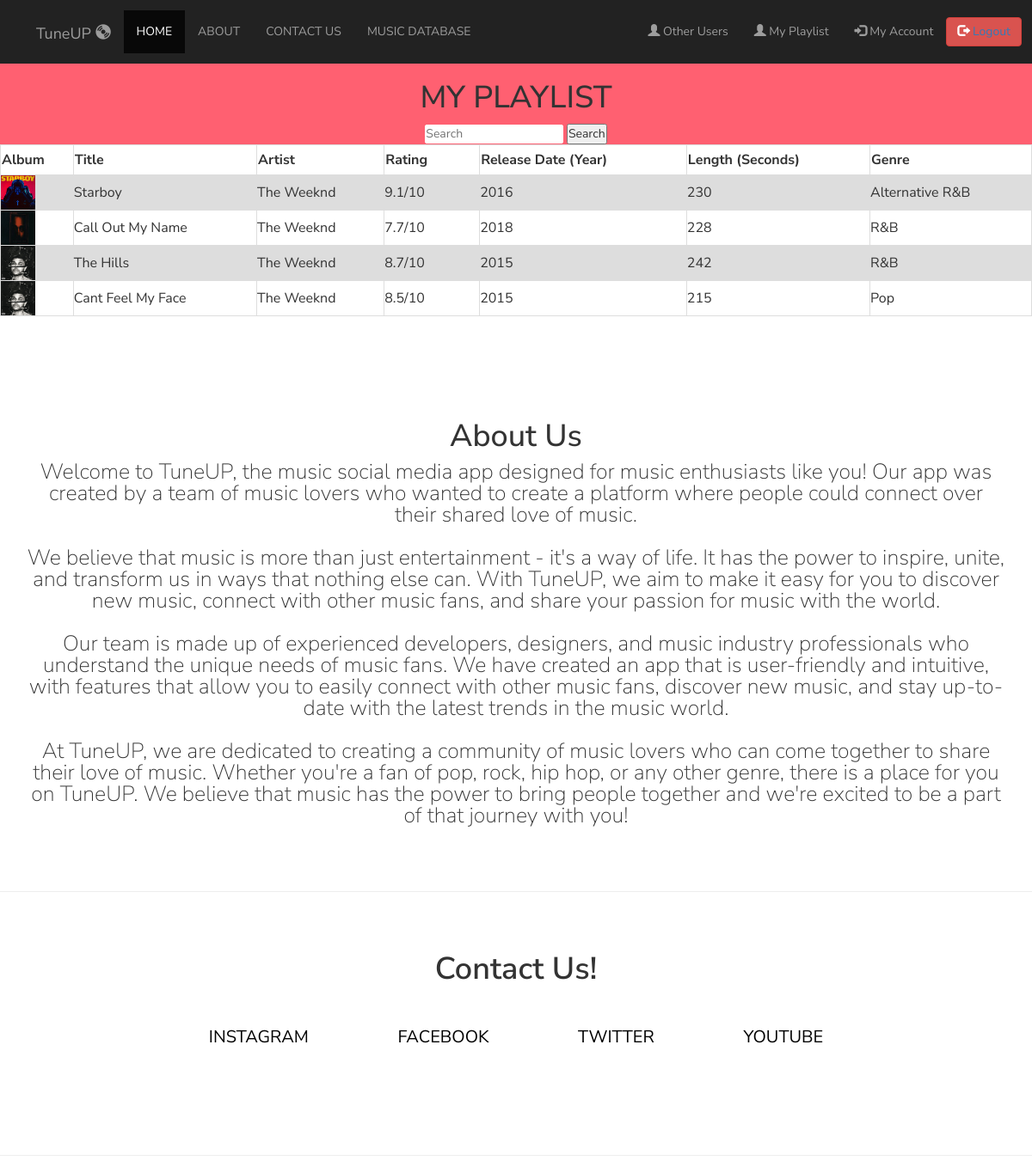
/Project/MyPlaylist.php (signed in), run on the app's committed database.
### tables this page shows
CREATE TABLE `songs` (
  `songID` varchar(5) NOT NULL,
  `songName` varchar(50) NOT NULL,
  `genre` varchar(50) NOT NULL,
  `artist` varchar(50) NOT NULL,
  `songLength` int(4) NOT NULL,
  `ratings` varchar(10) NOT NULL,
  `releaseYear` int(4) NOT NULL,
  `album` varchar(255) NOT NULL,
  `audio` varchar(255) NOT NULL
);

### Project/MyPlaylist.php (the view, shortened to what this page needs)
<?php
include "db_connection.php";
if (isset($_SESSION['UniqueID']) && isset($_SESSION['Username']) && isset($_SESSION['Address']) && isset($_SESSION['UniqueID'])) {
 ?>
<!DOCTYPE html>
<html lang="en">
  <head>
    <link rel="stylesheet" href="musicpage1.css" />
    <link rel="stylesheet" href="https://maxcdn.bootstrapcdn.com/bootstrap/3.4.1/css/bootstrap.min.css">
  </head>
  <body>
    <section class="header" id="header">
      <nav class="navbar-static-top navbar-inverse">
        <div class="container-fluid">
          <div class="navbar-header">
            <a class="navbar-brand" href="home.php">TuneUP <span class="glyphicon glyphicon-cd"></span></a>
          </div>
          <ul class="nav navbar-nav">
            <li class="active"><a href="home.php">HOME</a></li>
            <li><a href="#about">ABOUT</a></li>
            <li><a href="#socials">CONTACT US</a></li>
            <li><a href="MusicPage.php">MUSIC DATABASE</a></li>
          </ul>
          <ul class="nav navbar-nav navbar-right">
          <li><a href="UserPlaylist.php"><span class="glyphicon glyphicon-user"></span> Other Users</a></li>
          <li><a href="MyPlaylist.php"><span class="glyphicon glyphicon-user"></span> My Playlist</a></li>
            <li><a href="MyAccount.php"><span class="glyphicon glyphicon-log-in"></span> My Account</a></li>
            <button class="btn btn-danger navbar-btn"><span class="glyphicon glyphicon-log-out"></span><a href="index.php"> Logout</a></button>
          </ul>
        </div>
      </nav>
    </section>
    <div class="container-fluid" id = "welcome">
    <h1>MY PLAYLIST</h1>
        <form method="POST">
        <input type="text" name="Search" placeholder="Search">
        <button type="submit" name="submit-search">Search</button>
</form>
    </div>
      <body>
           <table>
           <tr>
           <form method="post">
           <th><input type="submit" type="submit" name="Artist" class="button" value="Album" /></th>
    <th><input type="submit" type="submit" name="title" class="button" value="Title    " /></th>
    <th><input type="submit" type="submit" name="Artist" class="button" value="Artist    " /></th>
    <th><input type="submit" type="submit" name="Rating" class="button" value="Rating    " /></th>
    <th><input type="submit" type="submit" name="Release" class="button" value="Release Date (Year)" /></th>
    <th><input type="submit" type="submit" name="Length" class="button" value="Length (Seconds)" /></th>
    <th><input type="submit" type="submit" name="Genre" class="button" value="Genre      " /></th>
  </tr>
  <?php
                $id = $_SESSION['UniqueID'];
                if ($_POST['title'] != null){
                  $sql = "SELECT * FROM songs JOIN playlist ON songs.songID=playlist.songID AND playlist.userID = '$id' ORDER BY songName";
                } else if ($_POST['Artist'] != null) {
                  $sql = "SELECT * FROM songs JOIN playlist ON songs.songID=playlist.songID AND playlist.userID = '$id' ORDER BY artist";
                } else if ($_POST['Rating'] != null) {
                  $sql = "SELECT * FROM songs JOIN playlist ON songs.songID=playlist.songID AND playlist.userID = '$id' ORDER BY ratings DESC";
                } else if ($_POST['Release'] != null) {
                  $sql = "SELECT * FROM songs JOIN playlist ON songs.songID=playlist.songID AND playlist.userID = '$id' ORDER BY releaseYear";
                } else if ($_POST['Length'] != null) {
                  $sql = "SELECT * FROM songs JOIN playlist ON songs.songID=playlist.songID AND playlist.userID = '$id' ORDER BY songLength";
                } else if ($_POST['Genre'] != null) {
                  $sql = "SELECT * FROM songs JOIN playlist ON songs.songID=playlist.songID AND playlist.userID = '$id' ORDER BY genre";
                } else {
                  $sql = "SELECT * FROM songs JOIN playlist ON songs.songID=playlist.songID AND playlist.userID = '$id'";
                }
                  $result = mysqli_query($conn, $sql);
                  $resultCheck = mysqli_num_rows($result);
                if ($resultCheck) {
                    while ($row = mysqli_fetch_assoc($result)) {
                      ?>
  <tr>
  <td> <?php echo '<img src="./image/'.$row['album'].'" width=40 height=40>'?></td>
    <td><?php echo $row['songName'] . " "; ?></td>
    <td><?php echo $row['artist'] . " "; ?></td>
    <td><?php echo $row['ratings'] . " "; ?></td>
    <td><?php echo $row['releaseYear'] . " "; ?></td>
    <td><?php echo $row['songLength'] . " "; ?></td>
    <td><?php echo $row['genre'] . " "; }
    }?></td>
  </tr>
</table>
    </body>
    <section class="about" id="about">
      <h1>About Us</h1>
      <p>Welcome to TuneUP, the music social media app designed for music enthusiasts like you! Our app was created by a team of music lovers who wanted to create a platform where people could connect over their shared love of music.<br><br>
        We believe that music is more than just entertainment - it's a way of life. It has the power to inspire, unite, and transform us in ways that nothing else can. With TuneUP, we aim to make it easy for you to discover new music, connect with other music fans, and share your passion for music with the world.<br><br>
        Our team is made up of experienced developers, designers, and music industry professionals who understand the unique needs of music fans. We have created an app that is user-friendly and intuitive, with features that allow you to easily connect with other music fans, discover new music, and stay up-to-date with the latest trends in the music world.<br><br>
        At TuneUP, we are dedicated to creating a community of music lovers who can come together to share their love of music. Whether you're a fan of pop, rock, hip hop, or any other genre, there is a place for you on TuneUP. We believe that music has the power to bring people together and we're excited to be a part of that journey with you!
      </p>
    </section>
    <hr />
    <section class="socials" id="socials">
      <h1>Contact Us!</h1>
      <div class="social-links">
        <ul>
          <li><a href= "https://www.youtube.com/watch?v=9cPxh2DikIA">INSTAGRAM</a></li>
          <li>
            <a href= "https://www.youtube.com/watch?v=9PWjqgM_CU8">FACEBOOK</a>
          </li>
          <li><a href = "https://www.youtube.com/watch?v=XPDJKacOwjI">TWITTER</a></li>
          <li>
            <a href="https://www.youtube.com/watch?v=ZXtT3yZPAVc">YOUTUBE</a>
          </li>
        </ul>
      </div>
    </section>
    <hr />
  </body>
</html>
<?php
}else{
     header("Location: index.php");
     exit();
}
 ?>

### Project/musicpage1.css (style rules this page uses)
table { font-family: arial, sans-serif; border-collapse: collapse; width: 100%; font-size: 16px; line-height: 2; }
td, th { border: 1px solid #dddddd; text-align: left; padding: 8px; font-size: 16px; line-height: 2; }
tr:nth-child(even) { background-color: #dddddd; }
body { background-color: #ff6071; }
* { margin: 0; padding: 0; font-family: "Nunito Sans", sans-serif; scroll-behavior: smooth; }
div { text-align: center; }
nav { display: flex; padding: 1%; justify-content: space-between; align-items: center; }
h1 { text-align: center; }
.about { width: 95%; margin: auto; margin-bottom: 75px; text-align: center; padding-top: 100px; }
#welcome { background-color:#ff6071; }
h1 { font-size: 40px; font-weight: 600; }
p { font-size: 25px; font-weight: 200; line-height: 25px; }
.socials { width: 100%; text-align: center; padding: 30px 0; }
.socials h1 { margin-bottom: 25px; margin-top: 20px; font-weight: 600; }
.social-links { flex: 1; text-align: center; }
.social-links ul li { list-style: none; display: inline-block; padding: 20px 50px; padding-bottom: 60px; position: relative; }
.social-links ul li a { color: black; text-decoration: none; font-size: 20px; }
.social-links ul li::after { content: ""; width: 0%; height: 3px; background: lightseagreen; display: block; margin: auto; transition: 0.5s; }
input { border-radius:2px; border:1px solid #ffffff; background: rgb(255, 255, 255); display:inline-block; cursor:pointer; color:#030003; font-family:Arial; font-size:14px; font-weight:bold; }

### data on the page
songs: album (picture), songName "Starboy", artist "The Weeknd", ratings "9.1/10", releaseYear "2016", songLength "230", genre "Alternative R&B"
songs: album (picture), songName "Call Out My Name", artist "The Weeknd", ratings "7.7/10", releaseYear "2018", songLength "228", genre "R&B"
songs: album (picture), songName "The Hills", artist "The Weeknd", ratings "8.7/10", releaseYear "2015", songLength "242", genre "R&B"
songs: album (picture), songName "Cant Feel My Face", artist "The Weeknd", ratings "8.5/10", releaseYear "2015", songLength "215", genre "Pop"
